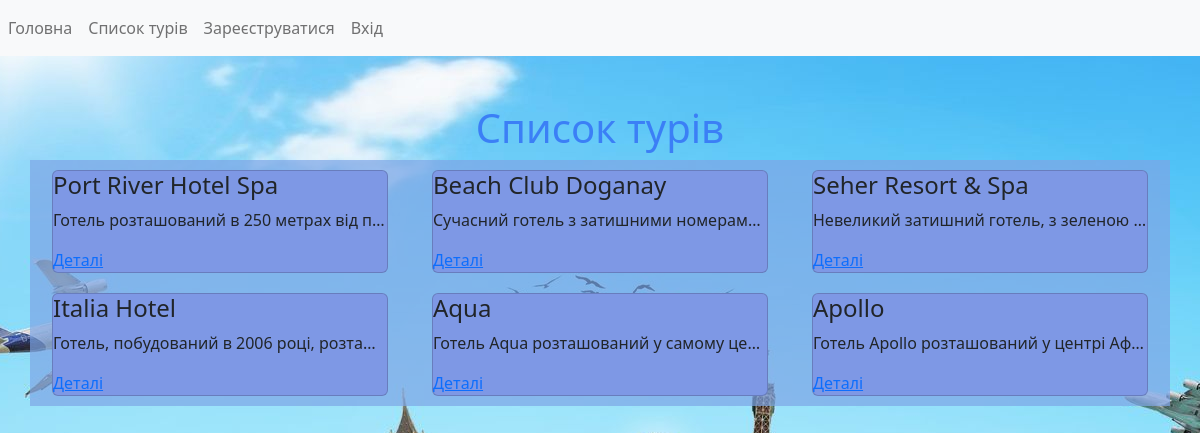
Screenshot of /travels/ with the database file from the repository.
### travels/models.py (models this page shows, shortened)
class Travel(models.Model):
    travel_name = models.CharField('Назва туру', max_length=50)
    country = models.CharField('Країна', max_length=50, null=True, blank=True)
    time_go = models.CharField('Час вильоту', max_length=50, null=True, blank=True)
    description = models.TextField('Опис туру')
    travel_time = models.CharField('Тривалість туру', max_length=50)
    price = models.IntegerField('Ціна')
    class Meta:
        verbose_name = 'Тур'
        verbose_name_plural = 'Тури'

### travels/views.py (the view)
# urls.py: path('', views.travellist, name='travellist'),
def travellist(request):
    travel = Travel.objects.all()
    return render(request, 'travels/travellist.html', {'travel': travel})

### travels/templates/travels/travellist.html (shortened to what this page needs)
{% extends 'main/layout.html' %}
{% load static %}
{% block content %}
    <div class="main">
    <div class="py-5">
    <h1 class="head">Список турів</h1>
    <div class="container">
      <div class="row hidden-md-up">
      {%for el in travel%}
        <div class="col-md-4">
          <div class="card">
            <div class="card-block">
              <h4 class="card-title">{{el.travel_name}}</h4>
              <p class="card-text p-y-1" style="overflow: hidden; white-space: nowrap; text-overflow: ellipsis; max-height: 3em;">{{el.description}}</p>
              <a href="{% url 'traveldetail' el.id %}" class="card-link">Деталі</a>
            </div>
          </div>
        </div>
      {%endfor%}
      </div>
    </div>
    </div>
    </div>
{% endblock %}

### main/templates/main/layout.html (shortened to what this page needs)
{% load static %}
<!DOCTYPE HTML>
<html lang="en">
<head>
    <link rel="stylesheet" href="https://cdn.jsdelivr.net/npm/bootstrap@5.2.3/dist/css/bootstrap.min.css">
    <link rel="stylesheet" href="{% static 'main/css/layout.css' %}">
    <link rel="stylesheet" href="{% static 'main/css/main.css' %}">
    <link rel="stylesheet" href="{% static 'main/css/travels.css' %}">
    <link rel="stylesheet" href="{% static 'travels/css/travellist.css' %}">
    <link rel="stylesheet" href="{% static 'travels/css/travel_detail.css' %}">
</head>
<body style="background: gainsboro url('{% static 'main/img/wp10611288.jpg' %}') 50% 50% no-repeat fixed;">
    <nav class="navbar navbar-expand-lg navbar-light bg-light">
  <div class="collapse navbar-collapse" id="navbarNav">
    <ul class="navbar-nav">
      <li class="nav-item active">
        <a class="nav-link" href="{% url 'home' %}">Головна</a>
      </li>
        <li class="nav-item">
           <a class="nav-link" href="{% url 'travellist' %}">Список турів</a>
        </li>
        <li class="nav-item">
           <a class="nav-link" href="{% url 'register_user' %}">Зареєструватися</a>
        </li>
        <li class="nav-item">
           <a class="nav-link" href="{% url 'login' %}">Вхід</a>
        </li>
    </ul>
  </div>
</nav>
    {% block content %}
    {% endblock %}
</body>
</html>

### static/main/css/main.css (style rules this page uses)
body { background: #2c2c2c; }
.card { margin:10px; }

### static/travels/css/travellist.css (style rules this page uses)
.py-5 { display: flex; flex-direction: column; justify-content: center; }
.head { display: flex; justify-content: center; color: #3b7ff6; }
.col-md-4 { margin-right:0px; }
.card { background-color:#7e98e5 ; }
.container { background-color: rgba(126, 165, 229, 0.7) ; }

### rows the page displays
Travel: travel_name "Port River Hotel Spa", description "Готель розташований в 250 метрах від п…"
Travel: travel_name "Beach Club Doganay", description "Сучасний готель з затишними номерам…"
Travel: travel_name "Seher Resort & Spa", description "Невеликий затишний готель, з зеленою…"
Travel: travel_name "Italia Hotel", description "Готель, побудований в 2006 році, розта…"
Travel: travel_name "Aqua", description "Готель Aqua розташований у самому це…"
Travel: travel_name "Apollo", description "Готель Apollo розташований у центрі Аф…"
